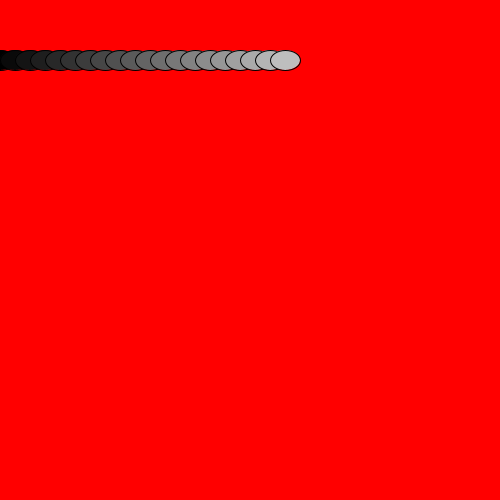
Frame 1 (no input)
Frame 60 (the mouse pressed at the canvas centre just before this capture): identical to frame 1, image omitted
Frame 120 (the mouse held since frame 60 and released just before this capture): identical to frame 1, image omitted

The Processing sketch that drew this single still picture (run headless with seeded random() and noise(); from frame 60 on, the mouse is pressed at the canvas centre):

// Processing sketch: for_loops_i
// ── for_loops_i.pde
/* For-Loops - The Concept of i
  Computers, despite their power, are often incredibly literal and, well,
  dumb. If we have ten ellipses, and we want Processing to draw each one
  a random color, we have to be highly specific. We can't just say "fill
  in EACH circle with a random color," because Processing isn't clever
  enough to know what we mean when we say 'each.'
  
  So what do we mean when we say each? Well, we're basically saying:
  - We have some things we want to do (e.g. fill in the circles).
  - We know exactly how many times we want to do it per frame (here,
  it would be 10 times, because we have 10 circles).
  - If we have 10 circles, we could refer to them as circle #1, circle #2,
  circle #3, etc. (In proper coding, it'd be more like circle #0, circle #1,
  circle #2, etc.)
  - We want to perform an action on the first, second, third, fourth, etc. 
  thing, until we reach the maximum number of things.
  
  In short, i is just a number that indicates whether we're dealing with the
  first thing, second thing, third thing, and so on. It describes the maximum
  number of times we run the loop. i on its own does NOT NECESSARILY describe 
  what we do inside that loop. If you have five kids, you by definition have a
  1st kid, a 2nd kid, a 3rd kid, a 4th kid, and a 5th kid. Those numbers,
  however, only describe their order--not other attributes they might have,
  or actions you might perform on them.
  
  That said, maybe you want to give your first kid $6, your second kid $12,
  your third kid $18, and so on (i.e. adding $6 each time). In this case,
  there is a relationship between the birth order of the kid and the amount
  of money they get. Let's use a for-loop to calculate and print this.
  
*/
  




void setup() {
  size(500, 500);
  
  /* In code, counting normally starts from 0, but we'll use 1 to illustrate
  this more clearly. Remember to use open and close brackets!*/
  for (int i = 1; i <=5; i++) { // We start at #1 and repeat until we hit a
                                // number that is greater than 5 (i.e., 6)
     println("Kid " + i + " gets " + i*6 + " dollars."); // This is concatonation.
     /* The important thing here is not so much concatonation, but seeing how we use i
     to help us quickly calculate how many dollars each kid gets. If each child gets
     $5 more than the last, that's the same as just multiplying that child's place
     in line, so to speak, by 6. And see how <=5 limits our kids to 5? */
  }
              
    
  
  
}

void draw() {
  /* Here we'll use i to affect fill and x-positions. If you're confused, try doing the
  math out and figuring out how each ellipse ends up where it does.*/
  
  background(255, 0, 0); // setting background helps things look smoother
  for (int i = 0; i < 20; i++) { // Start counting from 0, want to repeat 20 times
    fill(i*10); // If i = 0, fill(0). If i = 1, fill(10). So it gets lighter over time.
    ellipse(i*15, 60, 30, 20); // Shifting the x-pos over by using i.
  }
}
